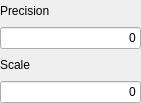
<?xml version="1.0" encoding="UTF-8"?>
<ui version="4.0">
 <class>NumericPropertyWidgetForm</class>
 <widget class="QWidget" name="NumericPropertyWidgetForm">
  <property name="geometry">
   <rect>
    <x>0</x>
    <y>0</y>
    <width>141</width>
    <height>103</height>
   </rect>
  </property>
  <property name="windowTitle">
   <string>Numeric Property</string>
  </property>
  <layout class="QGridLayout" name="gridLayout_4">
   <property name="margin">
    <number>0</number>
   </property>
   <item row="0" column="0">
    <layout class="QGridLayout" name="gridLayout">
     <item row="0" column="0">
      <layout class="QGridLayout" name="gridLayout_2">
       <item row="0" column="0">
        <widget class="QLabel" name="label_2">
         <property name="text">
          <string>Precision</string>
         </property>
        </widget>
       </item>
       <item row="1" column="0">
        <widget class="QLineEdit" name="m_precisionLineEdit">
         <property name="text">
          <string>0</string>
         </property>
         <property name="alignment">
          <set>Qt::AlignRight|Qt::AlignTrailing|Qt::AlignVCenter</set>
         </property>
        </widget>
       </item>
      </layout>
     </item>
     <item row="1" column="0">
      <layout class="QGridLayout" name="gridLayout_3">
       <item row="0" column="0">
        <widget class="QLabel" name="label_3">
         <property name="text">
          <string>Scale</string>
         </property>
        </widget>
       </item>
       <item row="1" column="0">
        <widget class="QLineEdit" name="m_scaleLineEdit">
         <property name="text">
          <string>0</string>
         </property>
         <property name="alignment">
          <set>Qt::AlignRight|Qt::AlignTrailing|Qt::AlignVCenter</set>
         </property>
        </widget>
       </item>
      </layout>
     </item>
    </layout>
   </item>
  </layout>
 </widget>
 <resources/>
 <connections/>
</ui>
